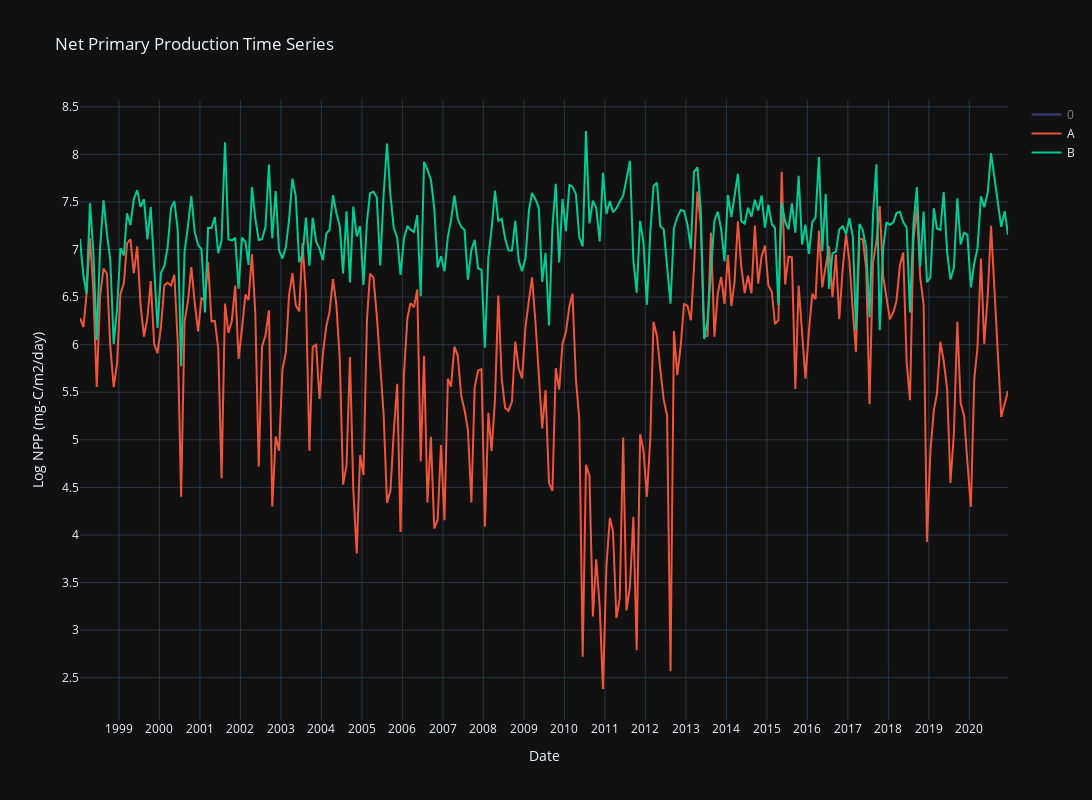

Notebook cell for this chart:
### Markdown cell above
#### Comparison of npp of all geopoints

### Code cell
import plotly.graph_objs as go
import math

# Create empty traces list and loop through each geopoint
traces = []
for point in geopoint:
    # access dataframe
    df = geopoint[point]
    # create trace for each dataset
    trace = go.Scatter(x=df['DATE-YMD'], y=df['NPP (mg-C/m2/day)'], mode='lines', name=point)
    # append trace to traces list
    traces.append(trace)

# create layout for the plot
layout = go.Layout(title=f'Net Primary Production Time Series',
                   xaxis=dict(title='Date', dtick='M12'),
                   yaxis=dict(title='NPP (mg-C/m2/day)',
                   height = 800, width=1200,
                   template='plotly_dark')
# create figure object and plot the traces
fig = go.Figure(data=traces, layout=layout)
fig.show()

### Figure 1 — Plotly figure (JSON) as saved in the notebook; plotly's stock layout.template omitted (floating-point values rounded to 4 significant figures; data arrays with more than 128 entries replaced by an {"elided": "..."} marker saying what was removed)
{"data": [{"mode": "lines", "name": "0", "type": "scatter", "visible": "legendonly", "x": {"elided": "274 str values"}, "y": {"elided": "274 float values"}}, {"mode": "lines", "name": "A", "type": "scatter", "x": {"elided": "274 str values"}, "y": {"elided": "274 float values"}}, {"mode": "lines", "name": "B", "type": "scatter", "x": {"elided": "274 str values"}, "y": {"elided": "274 float values"}}], "layout": {"height": 800, "title": {"text": "Net Primary Production Time Series"}, "width": 1200, "xaxis": {"autorange": true, "dtick": "M12", "range": ["1998-01-15", "2020-12-15"], "title": {"text": "Date"}, "type": "date"}, "yaxis": {"autorange": true, "dtick": 0.5, "range": [2.056, 8.571], "title": {"text": "Log NPP (mg-C/m2/day)"}, "type": "linear"}}}
